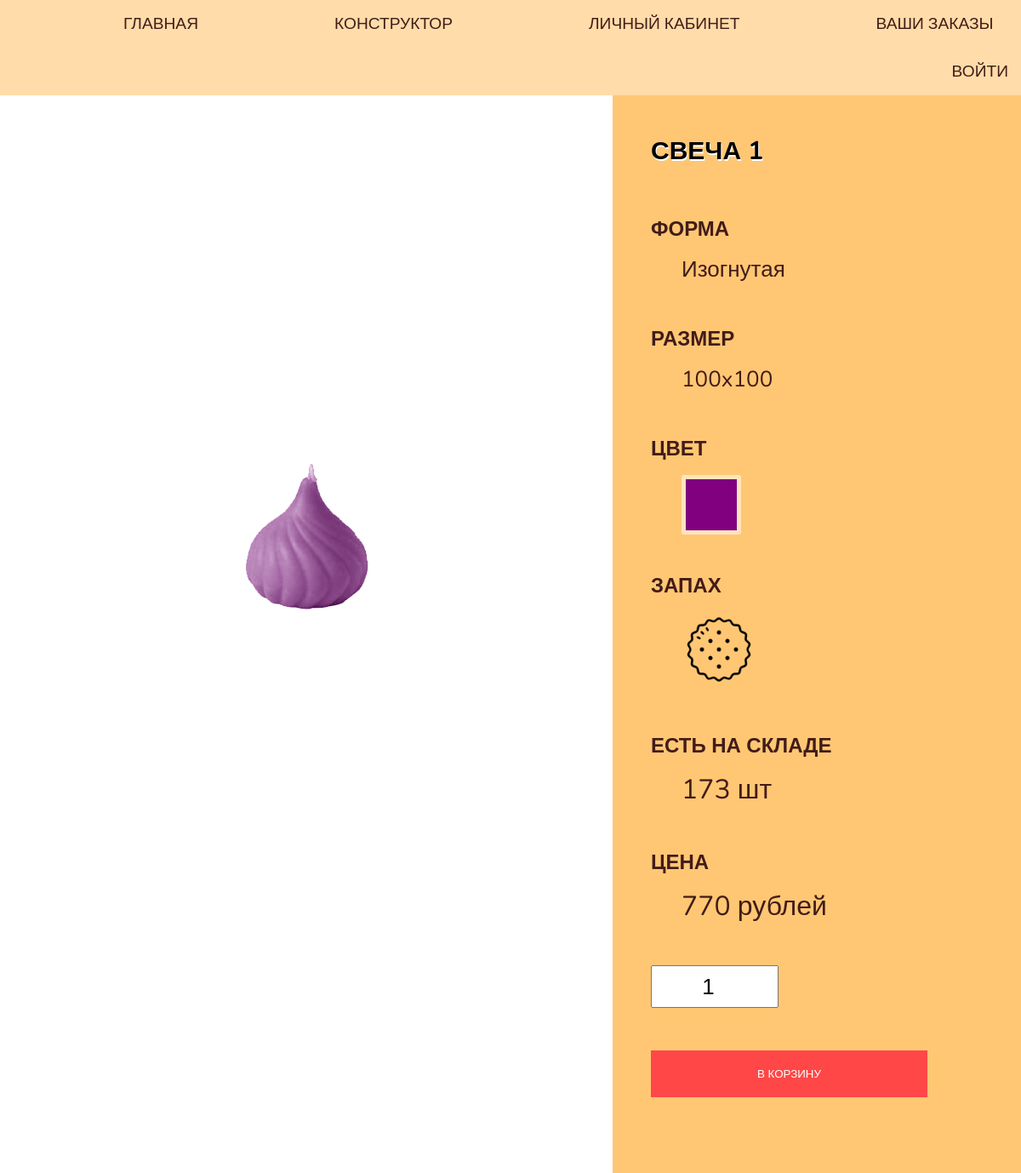
The app's page /svecha.php?id=1 with its own data.
### tables this page shows
CREATE TABLE `candle` (
  `id_candle` int(11) NOT NULL,
  `candle_name` varchar(25) NOT NULL,
  `id_zapah` int(11) DEFAULT NULL,
  `id_form` int(11) DEFAULT NULL,
  `id_color` int(11) DEFAULT NULL,
  `id_razer` int(11) DEFAULT NULL
);

CREATE TABLE `color` (
  `id_color` int(11) NOT NULL,
  `color_name` varchar(25) NOT NULL,
  `color_code` varchar(16) NOT NULL,
  `color_price` int(11) NOT NULL
);

CREATE TABLE `form` (
  `id_form` int(11) NOT NULL,
  `form_name` varchar(25) NOT NULL,
  `form_path` varchar(100) NOT NULL,
  `form_price` int(11) NOT NULL,
  `form_available` int(11) NOT NULL
);

CREATE TABLE `razmer` (
  `id_razmer` int(11) NOT NULL,
  `razmer_name` varchar(7) DEFAULT NULL,
  `razmer_price` int(11) NOT NULL
);

CREATE TABLE `zapah` (
  `id_zapah` int(11) NOT NULL,
  `zapah_name` varchar(25) NOT NULL,
  `zapah_path` varchar(100) NOT NULL,
  `zapah_price` int(11) NOT NULL
);

### svecha.php (the view, shortened to what this page needs)
<?php
	require ('./php/connection.php');
	$userId = $_SESSION['id_user'];
	$idCandle = $_GET['id'];
?>
<!DOCTYPE html>
<html>
<head>
	<link rel="stylesheet" type="text/css" href="./css/svecha.css">
</head>
<body>
	<div class="menu">
		<a href="index.php" class="">ГЛАВНАЯ</a>
		<a href="constructor.php" class="">КОНСТРУКТОР</a>
		<a href="kabinet.php" class="">ЛИЧНЫЙ КАБИНЕТ</a>
		<a href="zakazi.php" class="">ВАШИ ЗАКАЗЫ</a>
		<?php
			if (isset($userId))
			{
				echo '<a href="php/logout.php"> ВЫЙТИ </a>';
			}
			else
			{
				echo '<a href="auth.php"> ВОЙТИ </a>';
			}
		?>
	</div>
	<div class="niz">
		<?php
			$querySvechi = 'SELECT
								*,
                                (color_price + form_price + razmer_price + zapah_price) as candle_price
							FROM
								candle,
								color,
								form,
								razmer,
								zapah
							WHERE
								candle.id_color = color.id_color
							AND
								candle.id_form = form.id_form
							AND
								candle.id_razer = razmer.id_razmer
							AND
								candle.id_zapah = zapah.id_zapah
							AND
								candle.id_candle = '.$idCandle.';';
			$resultSvechi = mysqli_query($link, $querySvechi);
			while ($svecha = mysqli_fetch_assoc($resultSvechi))
			{
				echo '<div class="img">';
					echo '<div class="image-color" style="background-color:'.$svecha['color_code'].'"></div>';
					echo '<div class="picture"><img src="'.$svecha['form_path'].'"></div>';
				echo '</div>';
				echo '<form class="infa" method="POST" action="./php/addToCart.php">';
					echo '<h1>'.$svecha['candle_name'].'</h1>';
					echo '<h2 class="h-forma"> ФОРМА </h2>';
					echo '<div class="forma">'.$svecha['form_name'].'</div>';
					echo '<h2 class="h-size"> РАЗМЕР </h2>';
					echo '<div class="size">'.$svecha['razmer_name'].'</div>';
					echo '<h2 class="h-colors"> ЦВЕТ </h2>';
					echo '<div class="colors" style="background-color: '.$svecha['color_code'].'"></div>';
					echo '<h2 class="h-zapahi"> ЗАПАХ </h2>';
					echo '<div class="zapahi"><img src="'.$svecha['zapah_path'].'"></div>';
					echo '<h2 class="h-count"> ЕСТЬ НА СКЛАДЕ </h2>';
					echo '<div class="cena">'.$svecha['form_available'].' шт</div>';
					echo '<h2 class="h-cena"> ЦЕНА </h2>';
					echo '<div class="cena">'.$svecha['candle_price'].' рублей</div>';
					echo '<input type="number" name="count" value="1" min="1" max="'.$svecha['form_available'].'">';
					echo '<div class="buttons">';
						echo '<input type="submit" value="В КОРЗИНУ">';
					echo '</div>';
				echo "</form>";
			}
		?>
		</div>
</body>
</html>

### css/svecha.css (style rules this page uses)
*, *::before, *::after { box-sizing: border-box !important; margin: 0; padding: 0; }
html { width: 100%; height: 100%; font-family: "Nunito", sans-serif; }
body { display: flex; flex-direction: column; width: 100%; min-height: 100%; }
.menu { display: flex; flex-flow: row wrap; width: 100%; background-color: #ffc7749e; }
.menu a { text-decoration: none; color: #421c18; font-size: larger; margin-left: 130px; display: flex; padding: 15px; align-items: center; transition: 0.3s all; transform: scale(1); }
.menu a:last-child { margin-left: auto; }
.niz { display: flex; flex-direction: row; height: 100% }
.img { position: relative; display: flex; overflow: hidden; align-items: center; flex-grow: 1; justify-content: center; width: 40%; background-color: #FFFFFF; }
.img > .image-color { position: absolute; top: 0; left: 0; width: 100%; height: 100%; background-color: white; mix-blend-mode: soft-light; }
.buttons > input { min-width: 280px; padding: 20px 125px; transition: 0.3s all; transform: scale(1); text-align: center; text-decoration: none; color: #FFFFFF; background-color: #FF4747; margin-top: 50px; display: block; border: 0; cursor: pointer; }
.infa { display: flex; flex-direction: column; width: 40%; padding: 45px; background-color: #FFC774; }
.picture { height: 70%; margin-bottom: 10%; background-repeat: no-repeat; background-position: bottom center; background-size: contain; }
.infa h1 { font-size: 30px; width: 100%; margin-bottom: 55px; text-transform: uppercase; text-shadow: 1px 2px 0 white; }
.infa div { margin-bottom: 44px; }
.infa h2 { margin-bottom: 10px; color: #421c18; }
.cena, .forma, .zapahi, .size { font-size: 26px; font-weight: inherit; padding: 4px 36px; border-radius: 3px; color: #421c18; }
.cena { font-size: 32px; }
.colors { max-width: 70px; min-height: 70px; background-color: red; border:5px solid #ffe4bc; border-radius: 3px; margin: 5px 36px; }
.zapahi { padding: 4px; margin: 5px 36px; }
.zapahi img { max-width: 80px; min-height: 80px; }
.niz input[type='number'] { width: 150px; height: 50px; text-align: center; font-size: 26px; }

### records on screen
candle: candle_name "СВЕЧА 1", id_form.form_name "Изогнутая", id_razer.razmer_name "100x100", id_zapah.zapah_path (picture), id_form.form_available "173", candle_price "770"
